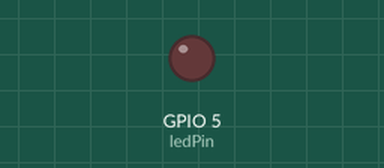
Bench run of a sketch on a simulated ESP32. Parts: output pins drawn as LEDs (lit = HIGH). What the sketch prints to the serial monitor is not drawn.

Above: at 0.5 s.
At 5.0 s:
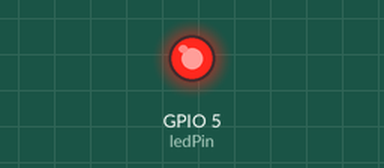
Timing chart, 0 to 6.9 s (numbered marks = the images above):
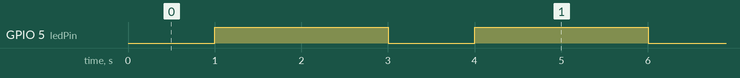

Measured:
- by itself, GPIO 5 (ledPin): alternates HIGH for 2.0 s and LOW for 1.0 s

The sketch:

sketch.ino
```cpp
int ledPin = 5;

void setup() {
  // BẮT BUỘC THÊM: Khởi động Serial Monitor ở tốc độ 115200
  Serial.begin(115200);

  pinMode(ledPin, OUTPUT);
}

void loop() {
  // Tắt đèn
  digitalWrite(ledPin, LOW);
  Serial.println("Đèn đang TẮT"); // Chuyển lên trước delay để báo ngay lập tức
  delay(1000);

  // Bật đèn
  digitalWrite(ledPin, HIGH);
  Serial.println("Đèn đang SÁNG"); // Chuyển lên trước delay
  delay(2000);
}
```
